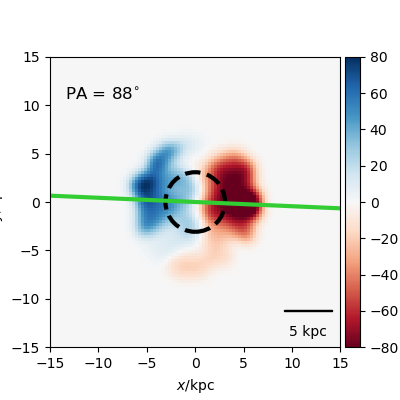

Source code (Python):
#galaxy 429 Ray's gas velocity code
import pynbody
import numpy as np
import pynbody.plot.sph as sph
import matplotlib.pyplot as plt
from pynbody_velmaps.position_angles import *
from pynbody_velmaps.scripts.plot_manga_velmaps import *

filename='/mnt/data0/jillian/gguaman/r429/cosmo25p.768sg1bwK1BHe75.007779'
#filename= '/mnt/data0/jillian/gguaman/r429/r429.007779.tipsy'
redshift=0.03
image_width=30

def rho_sq(particles):
    return particles['rho']**2

gas_map, gas_pa, ax = plot_manga_map(filename, redshift, "gas", weights=rho_sq,image_width=image_width, orientation="sideon", cmap='RdBu',vmin=-80, vmax=80)

#plt.show()
plt.savefig("galaxy429_GasVelR.png")
